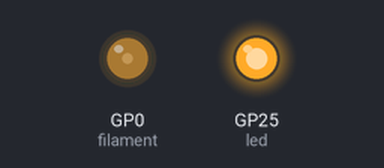
A program run on a simulated Raspberry Pi Pico running MicroPython. Shown: output pins drawn as LEDs (lit = HIGH).

Above: at 0.05 s.
At 5.85 s:
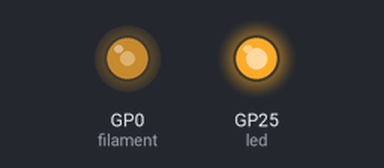
At 11.35 s:
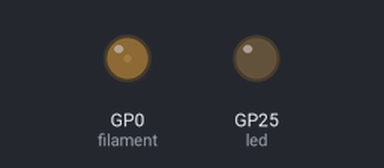
At 16.05 s:
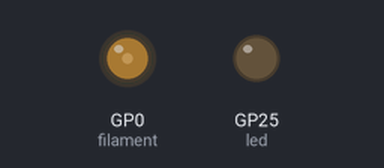
Timing chart, 0 to 20.9 s (numbered marks = the images above):
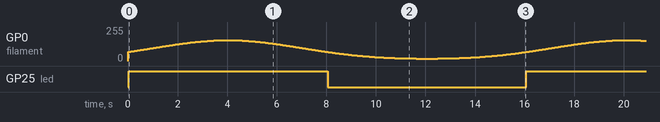

Measured:
- by itself, GP25 (led): alternates HIGH for 8.0 s and LOW for 8.0 s

The program:

main.py
```python
"""Fungi room standalone Pico light controller (stopgap).

1x transistor-driven LED filament on PWM:
  GP0  filament - gamma-corrected sine breathing, 30%..80%, 12 s period

Flash this file as main.py. Runs forever on power-up.
"""

import time
import math
from machine import Pin, PWM


# --- config ---
PWM_PIN = 0
PWM_FREQ = 1000
FLOOR = 0.30                # perceived brightness floor
CEIL = 0.80                # perceived brightness ceiling
PERIOD_S = 16.0
FRAME_MS = 20              # ~50 fps for smooth fade
GAMMA = 2.2               # perceived brightness -> PWM duty
TWO_PI = 2.0 * math.pi

filament = PWM(Pin(PWM_PIN))
filament.freq(PWM_FREQ)

step = TWO_PI * (FRAME_MS / 1000.0) / PERIOD_S

led = Pin(25, Pin.OUT)

def main():
    phase = 0.0
    while True:
        s = (math.sin(phase) + 1.0) * 0.5          # 0 .. 1
        level = FLOOR + (CEIL - FLOOR) * s         # perceived 0.30 .. 0.80
        duty = int((level ** GAMMA) * 65535)       # gamma-correct to duty
        filament.duty_u16(duty)
        phase += step
        if phase > TWO_PI:
            phase -= TWO_PI
        time.sleep_ms(FRAME_MS)
        led.value(phase < math.pi)


main()
```
